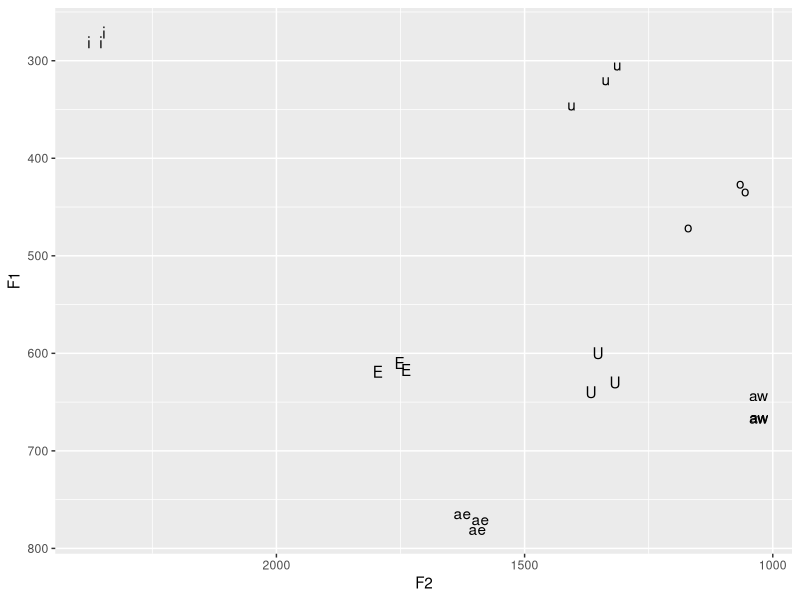
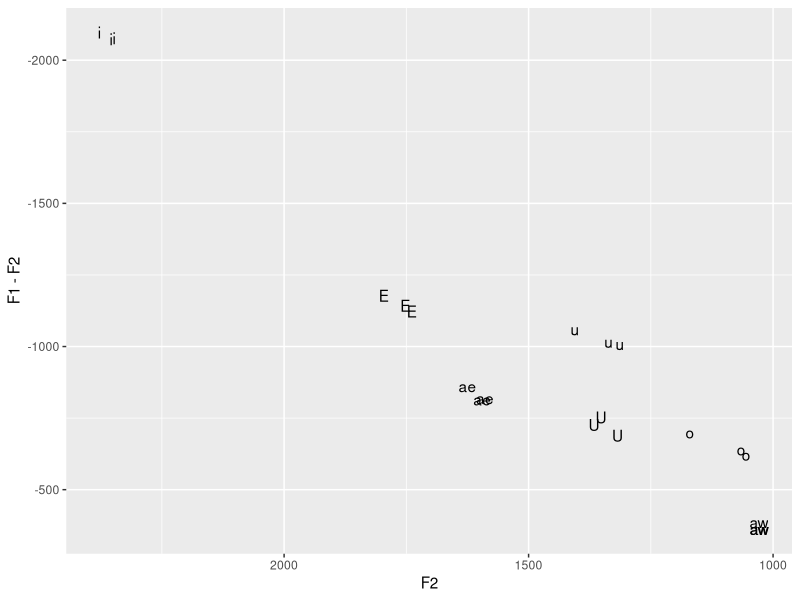
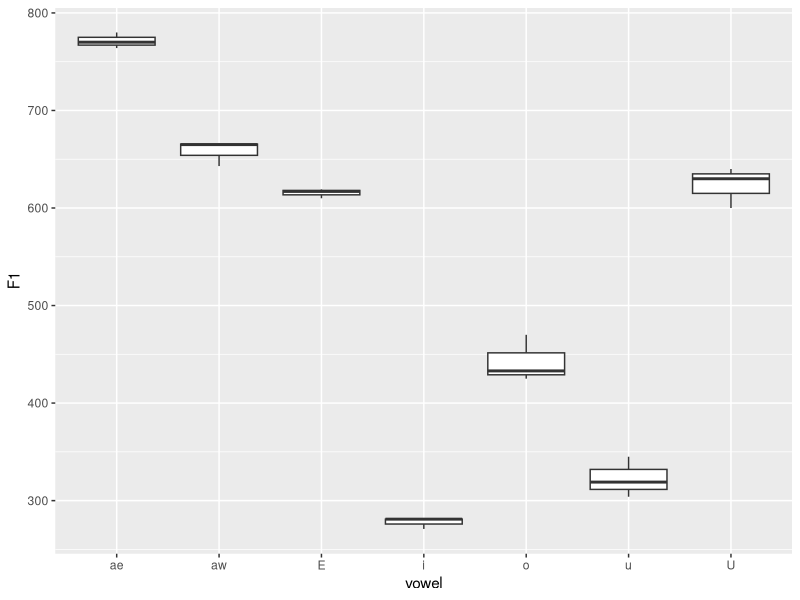

Generate these figures, in order, with R:
## ---- chunk 1
knitr::opts_chunk$set(echo = TRUE)
knitr::opts_chunk$set(dev = "png",
                      dpi = 600,
                      echo = FALSE,
                      cache = FALSE)
options(repos = list(CRAN="http://cran.rstudio.com/"))
install.packages('tidyverse') 
library(tidyverse)
## ---- chunk 2
hvd <- read_csv('hvd_data.csv')
hvd
## ---- chunk 3
ggplot(hvd, aes(x=F2, y=F1, label=vowel)) + geom_text() + scale_x_reverse() + scale_y_reverse()
## ---- chunk 4
ggplot(hvd, aes(x=F2, y=F1-F2, label = vowel)) + geom_text() + scale_x_reverse() + scale_y_reverse()
## ---- chunk 5
ggplot(hvd, aes(vowel, F1)) + geom_boxplot()
